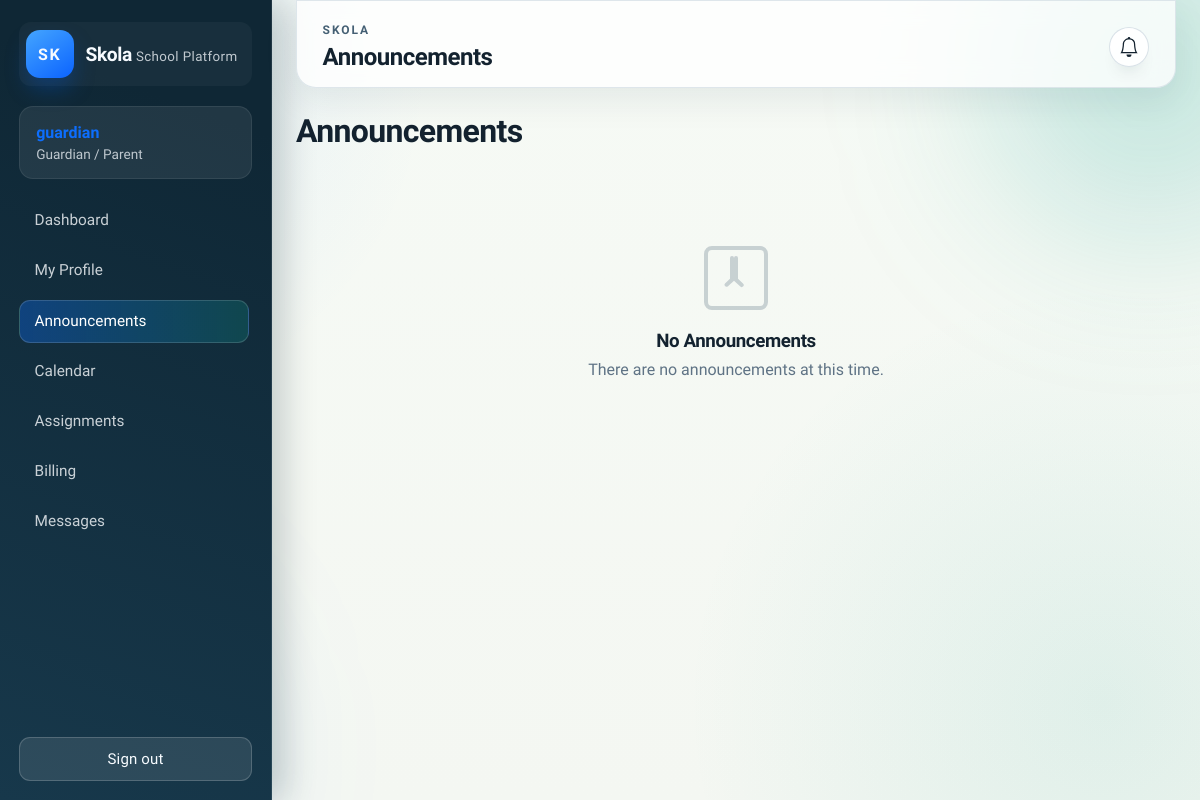
/announcements/ (signed in), run on an earlier commit of the app's database.
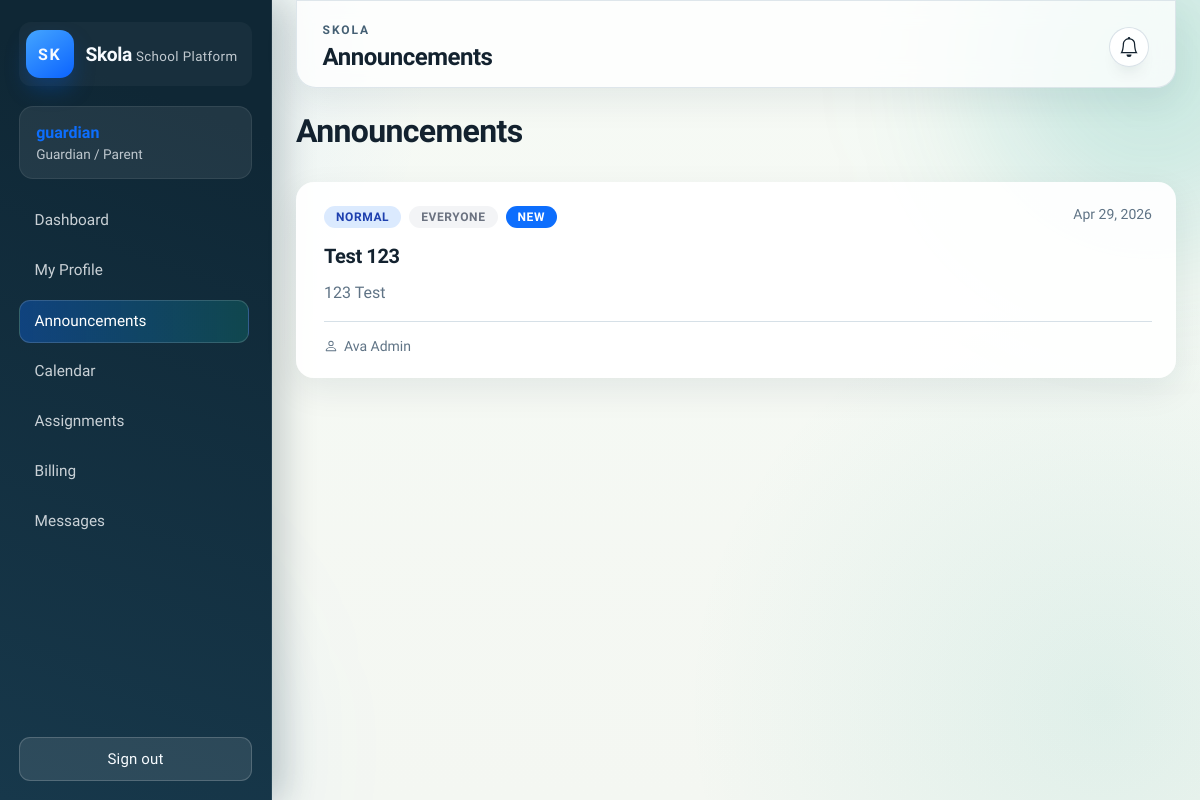
And on a later commit of the database.
### announcements/models.py (models this page shows, shortened)
class Announcement(models.Model):
    class Priority(models.TextChoices):
        LOW = 'LOW', 'Low'
        NORMAL = 'NORMAL', 'Normal'
        HIGH = 'HIGH', 'High'
        URGENT = 'URGENT', 'Urgent'
    class Audience(models.TextChoices):
        ALL = 'ALL', 'Everyone'
        STUDENTS = 'STUDENTS', 'Students Only'
        TEACHERS = 'TEACHERS', 'Teachers Only'
        GUARDIANS = 'GUARDIANS', 'Guardians Only'
        STAFF = 'STAFF', 'Staff Only'
    title = models.CharField(max_length=200)
    content = models.TextField()
    author = models.ForeignKey(
        settings.AUTH_USER_MODEL,
        on_delete=models.CASCADE,
        related_name='announcements'
    )
    priority = models.CharField(max_length=10, choices=Priority.choices, default=Priority.NORMAL)
    audience = models.CharField(max_length=20, choices=Audience.choices, default=Audience.ALL)
    target_classrooms = models.ManyToManyField(
        Classroom,
        blank=True,
        related_name='announcements',
        help_text='Leave empty to show to all classes'
    )
    pinned = models.BooleanField(default=False, help_text='Pin to top of announcements')
    published = models.BooleanField(default=True)
    created_at = models.DateTimeField(auto_now_add=True)
    updated_at = models.DateTimeField(auto_now=True)
    expires_at = models.DateTimeField(null=True, blank=True, help_text='Announcement will be hidden after this date')
    class Meta:
        ordering = ['-pinned', '-created_at']
        indexes = [
            models.Index(fields=['-created_at']),
            models.Index(fields=['published', 'audience']),
        ]

### accounts/models.py (models this page shows, shortened)
class User(AbstractUser):
	class Role(models.TextChoices):
		ADMIN = 'ADMIN', 'Administrator'
		STAFF = 'STAFF', 'Staff'
		TEACHER = 'TEACHER', 'Teacher'
		STUDENT = 'STUDENT', 'Student'
		GUARDIAN = 'GUARDIAN', 'Guardian / Parent'
	role = models.CharField(max_length=20, choices=Role.choices, default=Role.STAFF)
	@property
	def display_name(self) -> str:
		return self.get_full_name() or self.username

### announcements/views.py (the view)
# urls.py: path('', views.announcement_list, name='list'),
@login_required
def announcement_list(request):
    user = request.user
    announcements_qs = Announcement.objects.filter(published=True)
    if user.role == 'STUDENT':
        announcements_qs = announcements_qs.filter(
            audience__in=['ALL', 'STUDENTS']
        )
    elif user.role == 'TEACHER':
        announcements_qs = announcements_qs.filter(
            audience__in=['ALL', 'TEACHERS']
        )
    elif user.role == 'GUARDIAN':
        announcements_qs = announcements_qs.filter(
            audience__in=['ALL', 'GUARDIANS']
        )
    elif user.role in ['ADMIN', 'STAFF'] or user.is_superuser:
        pass  # Admins see all
    announcements_qs = announcements_qs.select_related('author').prefetch_related('attachments')
    viewed_ids = AnnouncementView.objects.filter(user=user).values_list('announcement_id', flat=True)
    return render(request, 'announcements/list.html', {
        'announcements': announcements_qs,
        'viewed_ids': list(viewed_ids),
    })

### messaging/user_status.py (called while the page is built)
def update_user_status(user):
    if user.is_authenticated:
        cache_key = LAST_SEEN_KEY.format(user_id=user.id)
        cache.set(cache_key, timezone.now(), 300)  # 5 minutes

    def __call__(self, request):
        if request.user.is_authenticated:
            update_user_status(request.user)
        response = self.get_response(request)
        return response

### skola/templates/announcements/list.html (shortened to what this page needs)
{% extends "base.html" %}
{% block page_title %}Announcements{% endblock %}
{% block content %}
<div class="announcements-container">
    <div class="announcements-header">
        <h1>Announcements</h1>
    </div>
    {% if announcements %}
        <div class="announcements-list">
            {% for announcement in announcements %}
                <article class="announcement-card {% if announcement.pinned %}pinned{% endif %} priority-{{ announcement.priority|lower }}">
                    <div class="announcement-header">
                        <div class="announcement-meta">
                            <span class="priority-badge priority-{{ announcement.priority|lower }}">
                                {{ announcement.get_priority_display }}
                            </span>
                            <span class="audience-badge">{{ announcement.get_audience_display }}</span>
                            {% if announcement.pk not in viewed_ids %}
                                <span class="new-badge">New</span>
                            {% endif %}
                        </div>
                        <time class="announcement-date">{{ announcement.created_at|date:"M d, Y" }}</time>
                    </div>
                    <a href="{% url 'announcements:detail' announcement.pk %}" class="announcement-link">
                        <h3 class="announcement-title">{{ announcement.title }}</h3>
                        <p class="announcement-preview">{{ announcement.content|truncatewords:30 }}</p>
                    </a>
                    <div class="announcement-footer">
                        <span class="author-info">
                            {{ announcement.author.display_name }}
                        </span>
                    </div>
                </article>
            {% endfor %}
        </div>
    {% else %}
        <div class="empty-state">
            <h3>No Announcements</h3>
            <p>There are no announcements at this time.</p>
        </div>
    {% endif %}
</div>
{% endblock %}

What changed in the data, as far as the page shows it:
added Announcement: priority "NORMAL", audience "EVERYONE", shows "NEW", created_at "Apr 29, 2026", title "Test 123", content "123 Test", author.display_name "Ava Admin"
Also different on the page:
text no longer shown: "No Announcements There are no announcements at this time."
